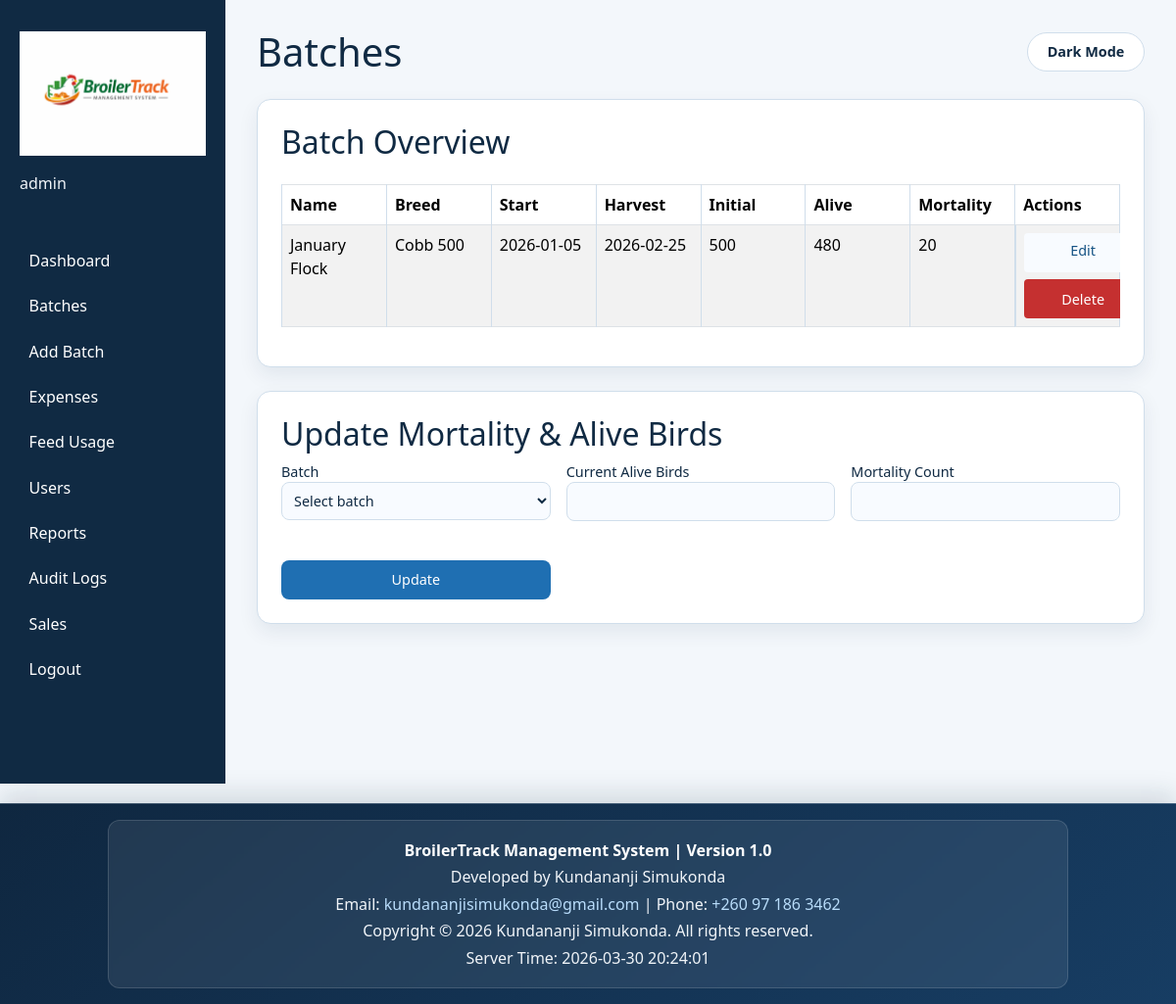
The app's page /batches.php (signed in) with its own data.
### tables this page shows
CREATE TABLE IF NOT EXISTS batches (
    batch_id INT AUTO_INCREMENT PRIMARY KEY,
    batch_name VARCHAR(120) NOT NULL,
    breed VARCHAR(80) NOT NULL,
    start_date DATE NOT NULL,
    expected_harvest_date DATE NOT NULL,
    initial_chicks INT UNSIGNED NOT NULL,
    chick_cost DECIMAL(10,2) UNSIGNED NOT NULL,
    total_chick_cost DECIMAL(12,2) UNSIGNED NOT NULL,
    current_alive INT UNSIGNED NOT NULL DEFAULT 0,
    mortality_count INT UNSIGNED NOT NULL DEFAULT 0,
    notes TEXT NULL,
    created_at TIMESTAMP DEFAULT CURRENT_TIMESTAMP,
    INDEX idx_batches_start_date (start_date),
    CONSTRAINT chk_batches_initial_chicks_positive CHECK (initial_chicks > 0),
    CONSTRAINT chk_batches_chick_cost_positive CHECK (chick_cost > 0),
    CONSTRAINT chk_batches_total_chick_cost_non_negative CHECK (total_chick_cost >= 0),
    CONSTRAINT chk_batches_alive_mortality_bounds CHECK (current_alive + mortality_count <= initial_chicks)
);

### batches.php (called while the page is built, shortened)
<?php
require_once __DIR__ . '/config/bootstrap.php';
require_once __DIR__ . '/controllers/BatchController.php';
$pdo = app_db();
$batchController = new BatchController($pdo);
$batches = $batchController->list();
include __DIR__ . '/views/layout_header.php';
include __DIR__ . '/views/batches.php';
include __DIR__ . '/views/layout_footer.php';

### models/Sale.php (called while the page is built, shortened)
<?php
class Sale
{
    private PDO $pdo;
    public function __construct(PDO $pdo)
    {
        $this->pdo = $pdo;
    }
    private function ensurePaymentsTable(): void
    {
        $driver = $this->pdo->getAttribute(PDO::ATTR_DRIVER_NAME);
        $sql = 'CREATE TABLE IF NOT EXISTS sales_payments (
            payment_id INT AUTO_INCREMENT PRIMARY KEY,
            sale_id INT NOT NULL,
            payment_date DATE NOT NULL,
            amount DECIMAL(14,2) UNSIGNED NOT NULL,
            notes VARCHAR(255) NULL,
            recorded_by INT NULL,
            created_at TIMESTAMP DEFAULT CURRENT_TIMESTAMP,
            INDEX idx_sales_payments_sale_date (sale_id, payment_date),
            INDEX idx_sales_payments_sale_id (sale_id)
        ) ENGINE=MyISAM';
        $this->pdo->exec($sql);
    }
}

### controllers/BatchController.php (called while the page is built, shortened)
<?php
require_once __DIR__ . '/../models/Batch.php';
require_once __DIR__ . '/../models/Sale.php';
class BatchController
{
    private Batch $batchModel;
    public function __construct(PDO $pdo)
    {
        $this->batchModel = new Batch($pdo);
    }
    public function list(): array
    {
        return $this->batchModel->all();
    }
}

### models/Batch.php (called while the page is built, shortened)
<?php
class Batch
{
    private PDO $pdo;
    public function __construct(PDO $pdo)
    {
        $this->pdo = $pdo;
    }
    public function all(): array
    {
        $stmt = $this->pdo->query('SELECT * FROM batches ORDER BY start_date DESC');
        return $stmt->fetchAll() ?: [];
    }
}

### views/batches.php (the view, shortened to what this page needs)
<section class="table-section">
    <h2>Batch Overview</h2>
    <div class="table-responsive">
        <table class="table table-striped table-bordered align-middle">
            <thead>
                <tr>
                    <th>Name</th>
                    <th>Breed</th>
                    <th>Start</th>
                    <th>Harvest</th>
                    <th>Initial</th>
                    <th>Alive</th>
                    <th>Mortality</th>
                    <th>Actions</th>
                </tr>
            </thead>
            <tbody>
            <?php foreach ($batches as $batch): ?>
                <tr>
                    <td><?= htmlspecialchars($batch['batch_name'], ENT_QUOTES, 'UTF-8'); ?></td>
                    <td><?= htmlspecialchars($batch['breed'], ENT_QUOTES, 'UTF-8'); ?></td>
                    <td><?= htmlspecialchars($batch['start_date'], ENT_QUOTES, 'UTF-8'); ?></td>
                    <td><?= htmlspecialchars($batch['expected_harvest_date'], ENT_QUOTES, 'UTF-8'); ?></td>
                    <td><?= number_format((int)$batch['initial_chicks']); ?></td>
                    <td><?= number_format((int)$batch['current_alive']); ?></td>
                    <td><?= number_format((int)$batch['mortality_count']); ?></td>
                    <td class="action-cell">
                        <a class="action-link" href="batches.php?edit_id=<?= (int)$batch['batch_id']; ?>">Edit</a>
                        <form method="post" onsubmit="return confirm('Delete this batch and all related records?');">
                            <button type="submit" class="btn-danger">Delete</button>
                        </form>
                    </td>
                </tr>
            <?php endforeach; ?>
            </tbody>
        </table>
    </div>
</section>
<section class="form-section">
    <h2>Update Mortality & Alive Birds</h2>
    <form method="post" class="form-grid">
        <label>Batch
            <select name="batch_id" required>
                <option value="">Select batch</option>
            </select>
        </label>
        <label>Current Alive Birds
            <input type="number" name="current_alive" min="0" required>
        </label>
        <label>Mortality Count
            <input type="number" name="mortality_count" min="0" required>
        </label>
        <button type="submit">Update</button>
    </form>
</section>

### assets/css/style.css (style rules this page uses)
:root { --bg: #f3f7fb; --surface: #ffffff; --surface-soft: #f8fbff; --text: #102a43; --text-muted: #5f738a; --sidebar-bg: #102a43; --sidebar-text: #f0f4f8; --accent: #1f6fb2; --accent-strong: #165384; --success: #2f855a; --error: #c53030; --border: #d0deeb; --shadow-soft: 0 8px 20px rgba(12, 43, 74, 0.08); --shadow-strong: 0 16px 38px rgba(12, 43, 74, 0.14); }
* { box-sizing: border-box; }
body { margin: 0; font-family: 'Segoe UI', Tahoma, sans-serif; background: var(--bg); color: var(--text); overflow-x: hidden; }
a { color: var(--accent); }
.table-section, .form-section, .notes { background: var(--surface); border: 1px solid var(--border); border-radius: 14px; padding: 1.5rem; margin-top: 1.5rem; overflow-x: auto; box-shadow: var(--shadow-soft); }
table { width: 100%; border-collapse: collapse; margin-top: 1rem; min-width: 0; table-layout: fixed; }
table th, table td { border: 1px solid var(--border); padding: 0.5rem; text-align: left; white-space: normal; word-break: break-word; overflow-wrap: anywhere; vertical-align: top; }
.form-grid { display: grid; grid-template-columns: repeat(auto-fit, minmax(220px, 1fr)); gap: 1rem; }
.form-grid label { display: flex; flex-direction: column; font-size: 0.9rem; color: var(--text); }
input, select, textarea, button { font: inherit; }
input, select, textarea { width: 100%; padding: 0.5rem; border: 1px solid var(--border); border-radius: 8px; background: var(--surface-soft); color: var(--text); }
button { margin-top: 1.5rem; padding: 0.58rem 0.95rem; background: var(--accent); color: #fff; border: none; border-radius: 8px; cursor: pointer; font-size: 0.9rem; line-height: 1.2; min-height: 40px; min-width: 120px; }
.btn-primary, .btn-secondary, .btn-danger, .action-link { display: inline-block; border: none; border-radius: 4px; padding: 0.58rem 0.95rem; text-decoration: none; font-size: 0.9rem; line-height: 1.2; min-height: 40px; min-width: 120px; text-align: center; vertical-align: middle; cursor: pointer; }
.btn-danger { background: var(--error); color: #fff; }
.action-link { background: var(--surface-soft); color: var(--accent-strong); }
.table td form { display: inline-block; margin: 0; }
.table td form button { margin-top: 0; width: auto; min-width: 120px; min-height: 40px; padding: 0.58rem 0.95rem; }
.table td a { margin-right: 0.45rem; }
.action-cell { display: flex; flex-wrap: wrap; align-items: center; gap: 0.45rem; }
.action-cell form { margin: 0; }
.action-cell a, .action-cell button { white-space: nowrap; }
.table-responsive { overflow-x: auto; -webkit-overflow-scrolling: touch; }

### records on screen
batches: batch_name "January Flock", breed "Cobb 500", start_date "2026-01-05", expected_harvest_date "2026-02-25", initial_chicks "500", current_alive "480", mortality_count "20"

### other values on screen
$_SESSION['username'] "admin"
$pageTitle "Batches"
BROILERTRACK_VERSION "1.0"
